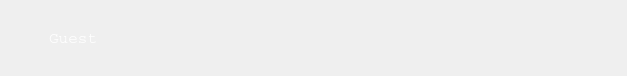
<?xml version="1.0" encoding="UTF-8"?>
<ui version="4.0">
 <class>WindowToolClass</class>
 <widget class="QMainWindow" name="WindowToolClass">
  <property name="geometry">
   <rect>
    <x>0</x>
    <y>0</y>
    <width>627</width>
    <height>76</height>
   </rect>
  </property>
  <property name="sizePolicy">
   <sizepolicy hsizetype="Preferred" vsizetype="Fixed">
    <horstretch>0</horstretch>
    <verstretch>0</verstretch>
   </sizepolicy>
  </property>
  <property name="windowTitle">
   <string>WindowTool</string>
  </property>
  <property name="styleSheet">
   <string notr="true"/>
  </property>
  <widget class="QWidget" name="centralWidget">
   <layout class="QVBoxLayout" name="verticalLayout_2">
    <item>
     <layout class="QVBoxLayout" name="verticalLayout">
      <item>
       <layout class="QHBoxLayout" name="horizontalLayout">
        <item>
         <widget class="QPushButton" name="profileBtn">
          <property name="styleSheet">
           <string notr="true">QPushButton
{
	    icon-size: 50px 50px;
		border:none;
}

QPushButton:hover:!pressed
{
border: none;
background-color: rgb(80, 80, 122);
}</string>
          </property>
          <property name="text">
           <string/>
          </property>
         </widget>
        </item>
        <item>
         <widget class="QLabel" name="label">
          <property name="font">
           <font>
            <family>Courier</family>
            <pointsize>12</pointsize>
           </font>
          </property>
          <property name="styleSheet">
           <string notr="true">QLabel { 
border: none;
color : rgb(255, 255, 255);
}
</string>
          </property>
          <property name="text">
           <string>Guest</string>
          </property>
         </widget>
        </item>
        <item>
         <spacer name="horizontalSpacer_7">
          <property name="orientation">
           <enum>Qt::Horizontal</enum>
          </property>
          <property name="sizeHint" stdset="0">
           <size>
            <width>411</width>
            <height>20</height>
           </size>
          </property>
         </spacer>
        </item>
        <item>
         <widget class="QPushButton" name="schrinkBtn">
          <property name="styleSheet">
           <string notr="true">QPushButton
{
		border:none;
}

QPushButton:hover:!pressed
{
background-color: rgb(80, 80, 122);
}</string>
          </property>
          <property name="text">
           <string/>
          </property>
         </widget>
        </item>
        <item>
         <widget class="QPushButton" name="closeBtn">
          <property name="styleSheet">
           <string notr="true">QPushButton
{
		border:none;
}

QPushButton:hover:!pressed
{
background-color: rgb(80, 80, 122);
}</string>
          </property>
          <property name="text">
           <string/>
          </property>
         </widget>
        </item>
       </layout>
      </item>
     </layout>
    </item>
   </layout>
  </widget>
 </widget>
 <layoutdefault spacing="6" margin="11"/>
 <resources>
  <include location="../../Res/icons.qrc"/>
 </resources>
 <connections/>
</ui>
